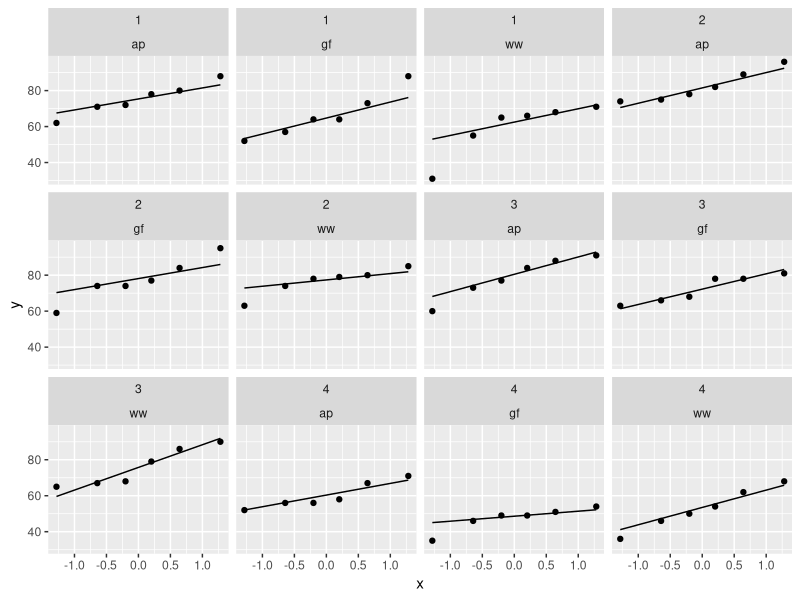
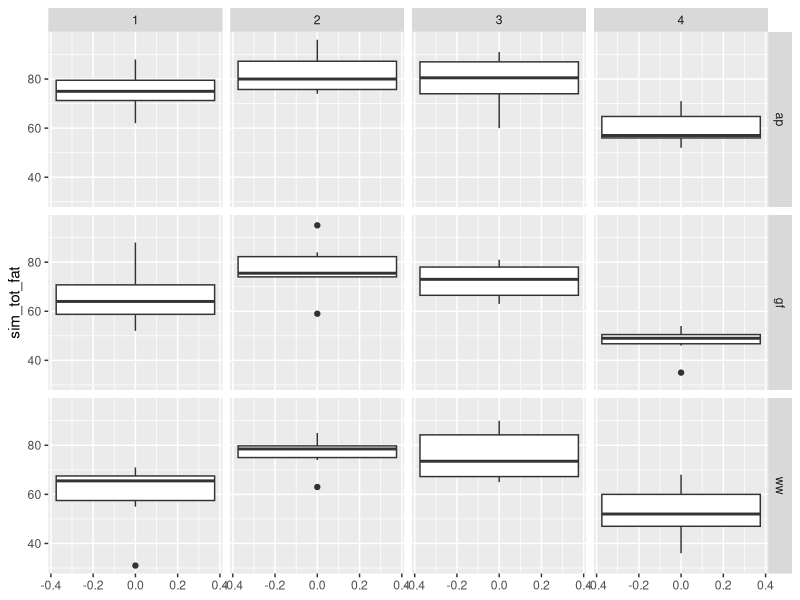

Here is the R script that generated these plots, in order: (Note: this script raises an error after producing the figures.)
## ---- chunk 1

# Load any packages, if any, that you use as part of your answers here
# For example: 

library(ggplot2)
library(doBy)

## ---- chunk 2

doughnuts.factorial <- read.csv("doughnutsfactorial.csv", header=TRUE, sep=",") # Loads the CSV file into memory. You may need to adapt this line to work on your computer

# Put any further code needed for processing below:
doughnuts.factorial$fat_type_factor <- factor(doughnuts.factorial$fat_type)
doughnuts.factorial$flour_type_factor <- factor(doughnuts.factorial$flour_type)
doughnuts.factorial$sim_tot_fat<- as.numeric(doughnuts.factorial$sim_tot_fat)
doughnuts.factorial

## ---- chunk 3

# Code for your table here

factor.table<-summaryBy(sim_tot_fat ~ fat_type_factor+flour_type_factor,data=doughnuts.factorial , 
         FUN=c(mean),na.rm=TRUE)
factor.table
# Make sure to display your table in your knitted document!

## ---- chunk 4

# Code for visual assessment of normality for each cell
ggplot(doughnuts.factorial, aes(sample=sim_tot_fat))+stat_qq()+stat_qq_line()+facet_wrap( ~ fat_type_factor+flour_type_factor)
# Be sure to display your visual assessment in your knitted document!



# Code for visual assessment of equality of variances for each cell
ggplot(data=doughnuts.factorial, aes(y=sim_tot_fat))+geom_boxplot()+facet_grid(rows=vars(flour_type_factor),cols=vars(fat_type_factor))

# Be sure to display your visual assessment in your knitted document!

## ---- chunk 5

# Code for a one-way ANOVA using fat type
model<-aov(sim_tot_fat~fat_type_factor,data=doughnuts.factorial)
summary(model)

# Don't forget to display your results!

## ---- chunk 6

# Code for a one-way ANOVA using flour type
model2<-aov(sim_tot_fat~flour_type_factor,data=doughnuts.factorial)
summary(model2)
# Don't forget to display your results!

## ---- chunk 7

# Code for the two-way ANOVA 
model3<-aov(sim_tot_fat~flour_type_factor*fat_type_factor,data=doughnuts.factorial)
summary(model3)

# Don't forget to display your results!

## ---- chunk 8

# Loading the data - this is the same as in Problem Set 1

doughnuts <- read.csv("doughnuts.csv",header=TRUE,sep=",") # You may need to change this line.
doughnuts$fat_type_factor <- as.factor(doughnuts$ï..fat_type)
doughnuts

## ---- chunk 9

# Insert your code for the one-way ANOVA from Question 4 of Problem Set 1. 
model<-aov(sim_tot_fat~fat_type_factor,data=doughnuts.factorial)
summary(model)

# Don't forget to display your results!

## ---- chunk 10

doughnuts.reg = lm(total_fat ~ fat_type_factor, data=doughnuts) # Runs a simple linear regression.
summary(doughnuts.reg) # Displays the results

